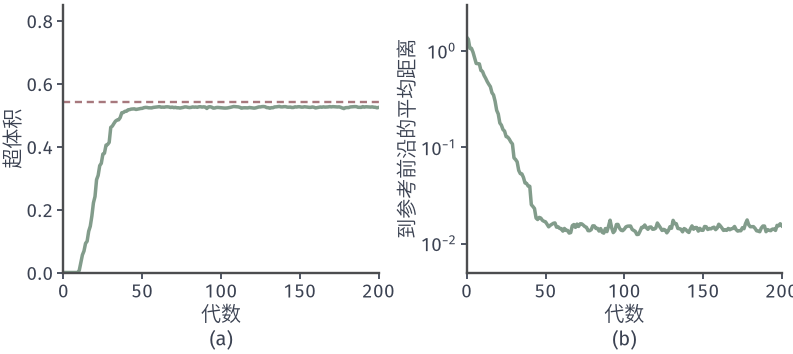

Here is the Python script that generated this plot:
from pathlib import Path
import sys
sys.path.insert(0, str(Path(__file__).resolve().parents[1]/"moo-common"))
from moo_fig import *
HERE = Path(__file__).resolve().parent
# Hypervolume (r=(1.1,1.1)), reference-front distance IGD and non-dominated count over the NSGA-II run.
import json
H = np.array(json.loads((HERE.parent/'moo-nsga-run/run.json').read_text())['hist']); t = np.arange(len(H))
x = np.linspace(0, 1.0, 200001); hv_true = float(np.trapezoid(1.1-(1-x**2), x)+.1*1.1)
fig, axes = figure(width_mm=112, height_mm=50, ncols=2)
panels(fig, .08, .985, .985, .23, .28)
ax = axes[0]; setup(ax, (0, 200), (0, .85), range(0, 201, 50), [0, .2, .4, .6, .8], '代数', '超体积')
ax.plot(t, H[:, 0], color=GREEN, lw=1.4); ax.plot([0, 200], [hv_true]*2, color=RED, lw=.95, ls=(0, (3, 2)))
ax = axes[1]; setup(ax, (0, 200), (.005, 3), range(0, 201, 50), None, '代数', '到参考前沿的平均距离')
ax.semilogy(t, H[:, 1], color=GREEN, lw=1.4); ax.tick_params(axis='y', which='minor', length=0); ax.set_ylim(.005, 3)
tags(fig, axes)
save(fig, HERE, 'figure', {'hv_true': hv_true, 'hv_final': float(H[-1, 0])}); print(hv_true, H[-1])
